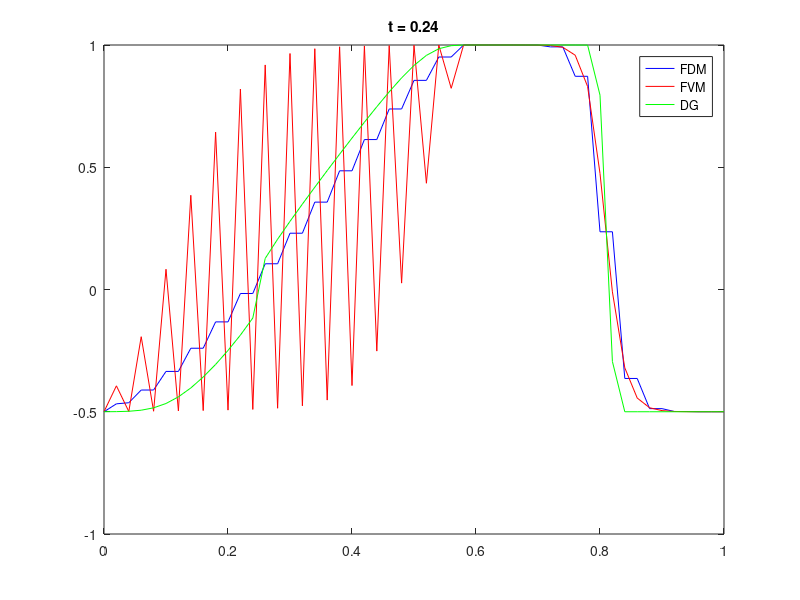

The MATLAB script that drew this image:
% hw 5 problem 6

dx = 0.02;
dt = 0.015;
tstart = 0;
tstop = 0.24;

t = tstart:dt:tstop;

% construct the initial solution
x = 0:dx:1;
for i=1:length(x)
    if x(i) > 0.25 && x(i) < 0.75
        u0(i) = 1;
    else
        u0(i) = -0.5;
    end
end

u = u0;
uold = u0;

u_alltime = zeros(length(x), length(t));

%%%%%% FDM method %%%%%%
%figure()
u_alltime(:,1) = u0;
for it = 2:length(t)
    for ix = 2:length(x)-1
        
        u(ix) = 0.5*(uold(ix+1) + uold(ix-1)) - dt/(2*dx)*(uold(ix+1)^2/2 - uold(ix-1)^2/2);
        u(1) = uold(end);
        u(end) = uold(1);
        
    end
    u_alltime(:,it) = u;
    uold = u;
    %plot(x, u, 'r');
end
u_FDM = u_alltime;


u = u0;
uold = u0;
u_alltime = zeros(length(x), length(t));

%%%%%% FVM method %%%%%%
%figure()
u_alltime(:,1) = u0;
for it = 2:length(t)
    for ix = 2:length(x)-1
        
        u(ix) = 0.5*(uold(ix+1) + uold(ix-1)) - dt*uold(ix)/(2*dx)*(uold(ix+1) - uold(ix-1));
        u(1) = uold(end);
        u(end) = uold(1);
        
    end
    u_alltime(:,it) = u;
    uold = u;
    %plot(x, u, 'b');
end
u_FVM = u_alltime;





u = u0;
uold = u0;
u_alltime = zeros(length(x), length(t));

%%%%%% DG method %%%%%%
%figure()
u_alltime(:,1) = u0;
for it = 2:length(t)
    for ix1 = 1:length(x)
        if u(ix1) > 0 
            fplus(ix1) = u(ix1)^2/2;
            fminus(ix1) = 0;
        else 
            fplus(ix1) = 0;
            fminus(ix1) = u(ix1)^2/2;
        end
    end
    for ix = 2:length(x)-1
        
        
        
        u(ix) =uold(ix) - dt/dx*(fminus(ix+1)-fminus(ix) + fplus(ix) - fplus(ix-1));
        u(1) = uold(end);
        u(end) = uold(1);
        
    end
    u_alltime(:,it) = u;
    uold = u;
    %plot(x, u, 'b');
end
u_DG = u_alltime;



figure()

for it = 1:length(t)
    plot(x, u_FDM(:,it), 'b');
    hold on;
    plot(x, u_FVM(:,it), 'r');
    plot(x, u_DG(:,it), 'g');
    hold off;
    legend('FDM', 'FVM', 'DG')
    title (['t = ',num2str(t(it))])
    pause;
end
    


        